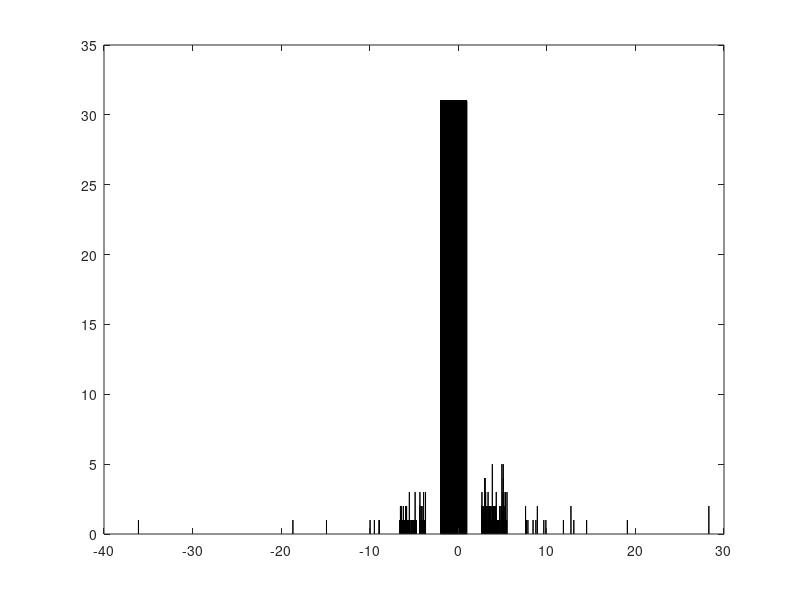

This chart was generated by the following MATLAB code:
% 4. gbm_sim script.

s0= 100;
u=0.05;
o=0.2;
T=20;


n = 1000;
m=30;
s_mat = cumprod (randn(m+1, n)); % m+1 by n random matrix.

plot(s_mat); %Plot matrix.
ylabel('Y axis');
xlabel('Time');


plot(log(s_mat));

hist(s_mat,15); %Plot histogram.